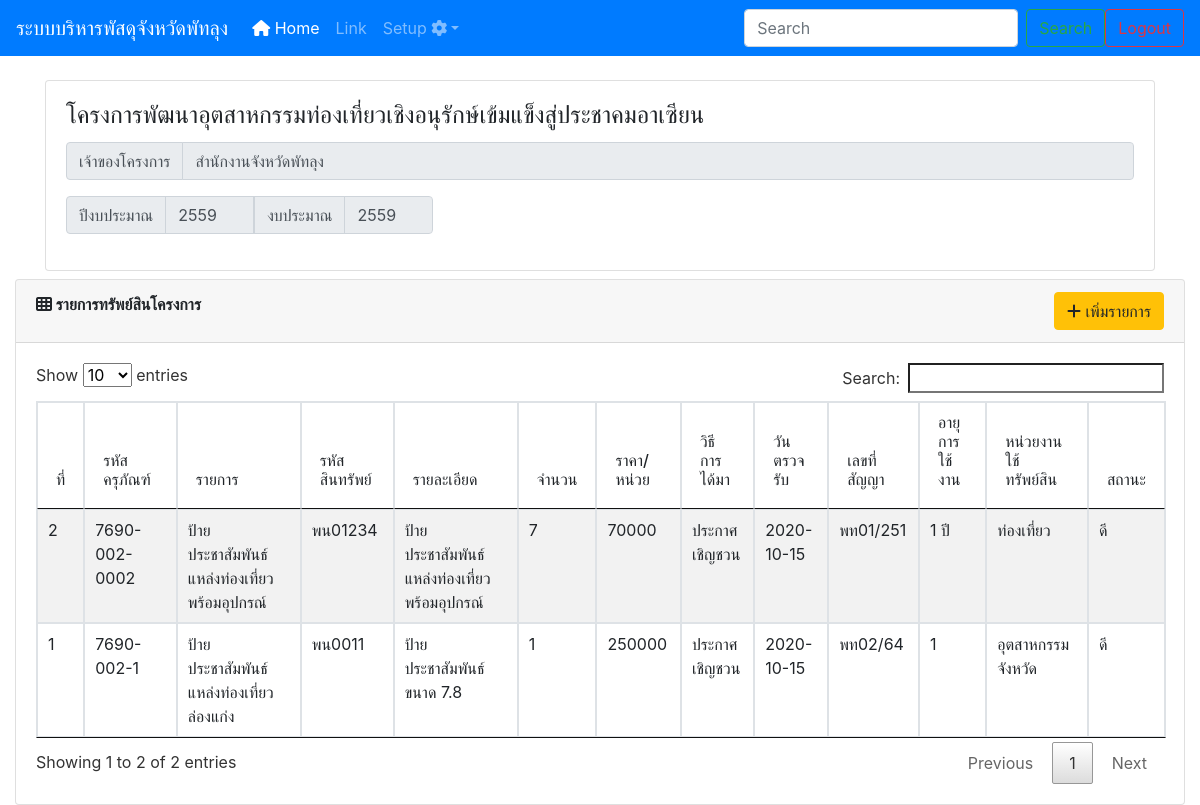
Page /sub_project.php?pid=11 on the committed database.
### tables this page shows
CREATE TABLE IF NOT EXISTS `project` (
  `pid` int(11) NOT NULL AUTO_INCREMENT,
  `recid` int(11) NOT NULL,
  `name` varchar(200) NOT NULL,
  `money` int(10) NOT NULL COMMENT 'งบประมาณ',
  `yid` int(11) NOT NULL,
  `uid` int(5) NOT NULL,
  `created_at` timestamp NOT NULL DEFAULT current_timestamp(),
  PRIMARY KEY (`pid`)
);

CREATE TABLE IF NOT EXISTS `user` (
  `ID` int(5) NOT NULL AUTO_INCREMENT,
  `Username` varchar(50) NOT NULL,
  `Password` varchar(200) NOT NULL,
  `Firstname` varchar(100) NOT NULL,
  `Lastname` varchar(100) NOT NULL,
  `Userlevel` varchar(1) NOT NULL,
  `office` varchar(200) NOT NULL,
  PRIMARY KEY (`ID`)
);

CREATE TABLE IF NOT EXISTS `sys_year` (
  `yid` int(11) NOT NULL AUTO_INCREMENT,
  `yname` char(4) NOT NULL,
  `status` int(1) NOT NULL,
  PRIMARY KEY (`yid`)
);

CREATE TABLE IF NOT EXISTS `subproject` (
  `sid` int(11) NOT NULL AUTO_INCREMENT,
  `recid` int(11) NOT NULL,
  `listname` varchar(200) NOT NULL COMMENT 'ชื่อทรัพย์สิน',
  `fedID` varchar(50) NOT NULL COMMENT 'รหัสทรัพย์สิน',
  `moneyID` varchar(50) NOT NULL COMMENT 'รหัสสินทรัพย์',
  `descript` text NOT NULL COMMENT 'รายละเอียด',
  `amount` varchar(50) NOT NULL COMMENT 'จำนวน',
  `price` int(11) NOT NULL COMMENT 'ราคาต่อหน่วย',
  `howto` varchar(50) NOT NULL COMMENT 'วิธีการได้มา',
  `reciveDate` date NOT NULL COMMENT 'วันที่ตรวจรับ',
  `lawID` varchar(50) NOT NULL COMMENT 'เลขที่สัญญา',
  `age` varchar(100) NOT NULL COMMENT 'อายุการใช้งาน',
  `reciveOffice` varchar(150) NOT NULL COMMENT 'หน่วยงานที่ใช้',
  `status` varchar(50) NOT NULL COMMENT 'สภาพ',
  `pid` int(11) NOT NULL COMMENT 'รหัสโครงการ',
  `tid` int(11) NOT NULL COMMENT 'ประเภทครุภัณฑ์',
  `cid` int(11) NOT NULL COMMENT 'ชนิดครุภัณฑ์',
  `gid` int(11) NOT NULL COMMENT 'กลุ่มครุภัณฑ์',
  PRIMARY KEY (`sid`)
);

### library/database.php (called while the page is built, shortened)
<?php
$db_config=array(
        "host"=>"localhost",
        "user"=>"root",
        "pass"=>"hellojava",
        "dbname"=>"stock",
        "charset"=>"utf8"
    );
$dbConn = @new mysqli($db_config["host"], $db_config["user"], $db_config["pass"], $db_config["dbname"]);
function dbQuery($sql)
{
        global $dbConn;
        $result = $dbConn->query($sql);
	return $result;
}
function dbFetchArray($result) {
          return mysqli_fetch_array($result);
}
function dbFetchAssoc($result)
{
          return mysqli_fetch_assoc($result);
}
?>

### sub_project.php (the view, shortened to what this page needs)
<?php
include("header.php");
include("navbar.php");
$pid = $_GET['pid'];
$sql = "SELECT * FROM project  as p
        INNER JOIN sys_year as y  ON  p.yid = y.yid
        INNER JOIN user as u  ON p.uid = p.uid
        WHERE p.pid = $pid";
$result = dbQuery($sql);
$row = dbFetchAssoc($result);
?>
<link href="https://cdn.jsdelivr.net/npm/select2@4.1.0-beta.1/dist/css/select2.min.css" rel="stylesheet" />
<div class="container">
    <div class="row">
        <div class="col-md-12">
            <div class="card">
                <div class="card-body">
                    <h4 class="card-title"><?=$row['name'];?></h4>
                    <div class="input-group mb-3">
                            <div class="input-group-prepend">
                                <span class="input-group-text" id="basic-addon1">เจ้าของโครงการ</span>
                            </div>
                            <input type="text"  class="form-control" value="<?=$row['office'];?>" disabled>
                    </div>
                    <div class="input-group mb-3">
                            <div class="input-group-prepend">
                                <span class="input-group-text text-weight-bold" id="basic-addon1">ปีงบประมาณ</span>
                            </div>
                            <input type="text"  class="form-control col-1" value="<?=$row['yname'];?>" disabled>
                            <div class="input-group-prepend">
                                <span class="input-group-text" id="basic-addon1">งบประมาณ</span>
                            </div>
                            <input type="text"  class="form-control col-1" value="<?=$row['yname'];?>" disabled>
                    </div>
                </div>
            </div>
        </div>
    </div>
</div>
<div class="container-fluid">
<div class="row  mt-2">
        <div class="col-md-12">
            <div class="card">
                <div class ="card-header">
                    <span class="font-weight-bold"><i class="fas fa-th"></i>  รายการทรัพย์สินโครงการ</span>
                    <button type="button" class="btn btn-warning  float-right" data-toggle="modal" data-target="#modelId">
                    <i class="fas fa-plus"></i> เพิ่มรายการ
                    </button>
                </div>
                <div class="card-body">
                   <table class="table table-striped table-bordered" id="myTable">
                       <thead class="thead-inverse">
                           <tr>
                               <th><h6>ที่</h6></th>
                               <th><h6>รหัสครุภัณฑ์</h6></th>
                               <th><h6>รายการ</h6></th>
                               <th><h6>รหัสสินทรัพย์</h6></th>
                               <th><h6>รายละเอียด</h6></th>
                               <th><h6>จำนวน</h6></th>
                               <th><h6>ราคา/หน่วย</h6></th>
                               <th><h6>วิธีการได้มา</h6></th>
                               <th><h6>วันตรวจรับ</h6></th>
                               <th><h6>เลขที่สัญญา</h6></th>
                               <th><h6>อายุการใช้งาน</h6></th>
                               <th><h6>หน่วยงานใช้ทรัพย์สิน</h6></th>
                               <th><h6>สถานะ</h6></th>
                           </tr>
                           </thead>
                           <tbody>
                                <?php
                                    $sql = "SELECT * FROM subproject WHERE pid=$pid ORDER BY sid ASC";
                                    $result = dbQuery($sql);
                                    while ($row = dbFetchArray($result)) {
                                      echo "<tr>
                                                <td>".$row['recid']."</td>
                                                <td>".$row['fedID']."</td>
                                                <td>".$row['listname']."</td>
                                                <td>".$row['moneyID']."</td>
                                                <td>".$row['descript']."</td>
                                                <td>".$row['amount']."</td>
                                                <td>".$row['price']."</td>
                                                <td>".$row['howto']."</td>
                                                <td>".$row['reciveDate']."</td>
                                                <td>".$row['lawID']."</td>
                                                <td>".$row['age']."</td>
                                                <td>".$row['reciveOffice']."</td>
                                                <td>".$row['status']."</td>
                                            </tr>";
                                    }
                                ?>
                           </tbody>
                   </table>
                </div>
            </div>
        </div>
    </div>
</div>

### css/datatable.css (style rules this page uses)
table.dataTable { width:100%;margin:0 auto;clear:both;border-collapse:separate;border-spacing:0 }
table.dataTable thead th,table.dataTable tfoot th { font-weight:bold }
table.dataTable thead th,table.dataTable thead td { padding:10px 18px;border-bottom:1px solid #111 }
table.dataTable thead .sorting,table.dataTable thead .sorting_asc,table.dataTable thead .sorting_desc,table.dataTable thead .sorting_asc_disabled,table.dataTable thead .sorting_desc_disabled { cursor:pointer;*cursor:hand;background-repeat:no-repeat;background-position:center right }
table.dataTable thead .sorting { background-image:url("../images/sort_both.png") }
table.dataTable thead .sorting_desc { background-image:url("../images/sort_desc.png") }
table.dataTable tbody tr { background-color:#ffffff }
table.dataTable tbody th,table.dataTable tbody td { padding:8px 10px }
table.dataTable.no-footer { border-bottom:1px solid #111 }
table.dataTable,table.dataTable th,table.dataTable td { box-sizing:content-box }

### rows in the picture
project: name "โครงการพัฒนาอุตสาหกรรมท่องเที่ยวเชิงอนุรักษ์เข้มแข็งสู่ประชาคมอาเซียน"
user: office "สำนักงานจังหวัดพัทลุง"
sys_year: yname "2559"
subproject: recid "1", fedID "7690-002-1", listname "ป้ายประชาสัมพันธ์แหล่งท่องเที่ยวล่องแก่ง", moneyID "พน0011", descript "ป้ายประชาสัมพันธ์ขนาด 7.8", amount "1", price "250000", howto "ประกาศเชิญชวน", reciveDate "2020-10-15", lawID "พท02/64", age "1", reciveOffice "อุตสาหกรรมจังหวัด", status "ดี"
subproject: recid "2", fedID "7690-002-0002", listname "ป้ายประชาสัมพันธ์แหล่งท่องเที่ยวพร้อมอุปกรณ์", moneyID "พน01234", descript "ป้ายประชาสัมพันธ์แหล่งท่องเที่ยวพร้อมอุปกรณ์", amount "7", price "70000", howto "ประกาศเชิญชวน", reciveDate "2020-10-15", lawID "พท01/251", age "1 ปี", reciveOffice "ท่องเที่ยว", status "ดี"
